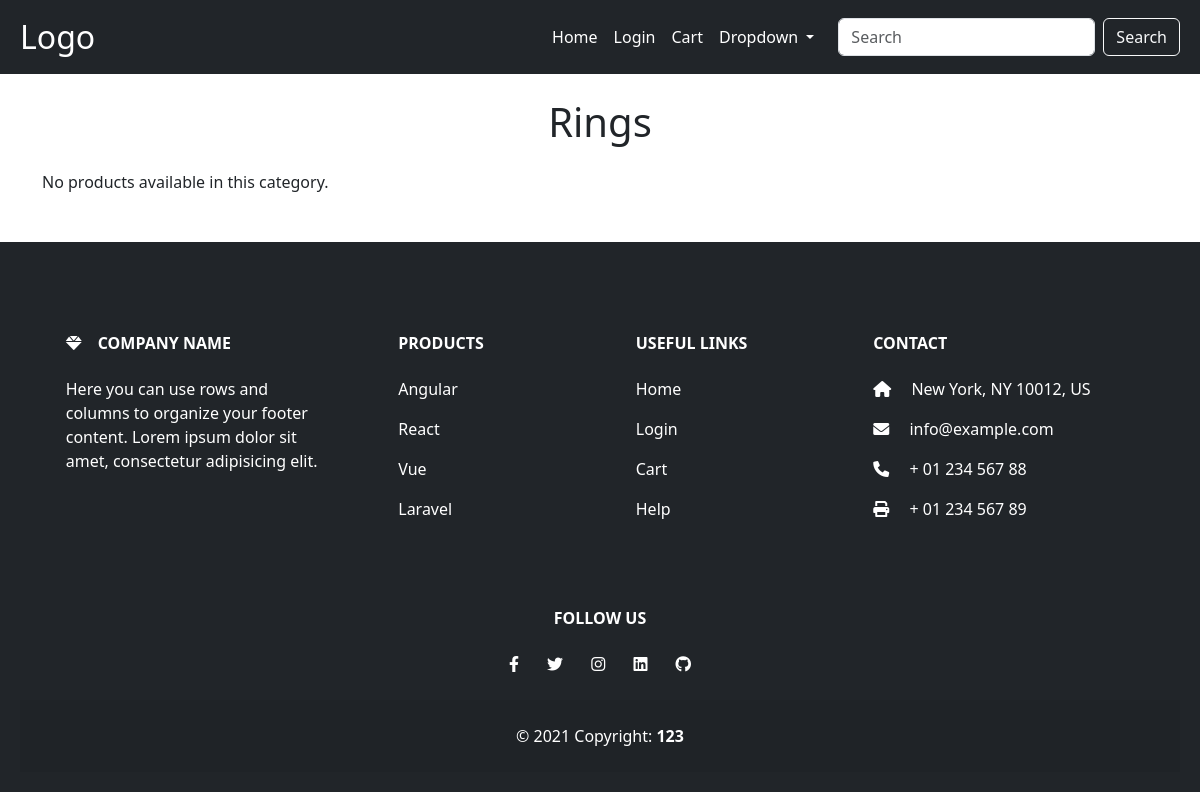
The app's page /category/1/, older data.
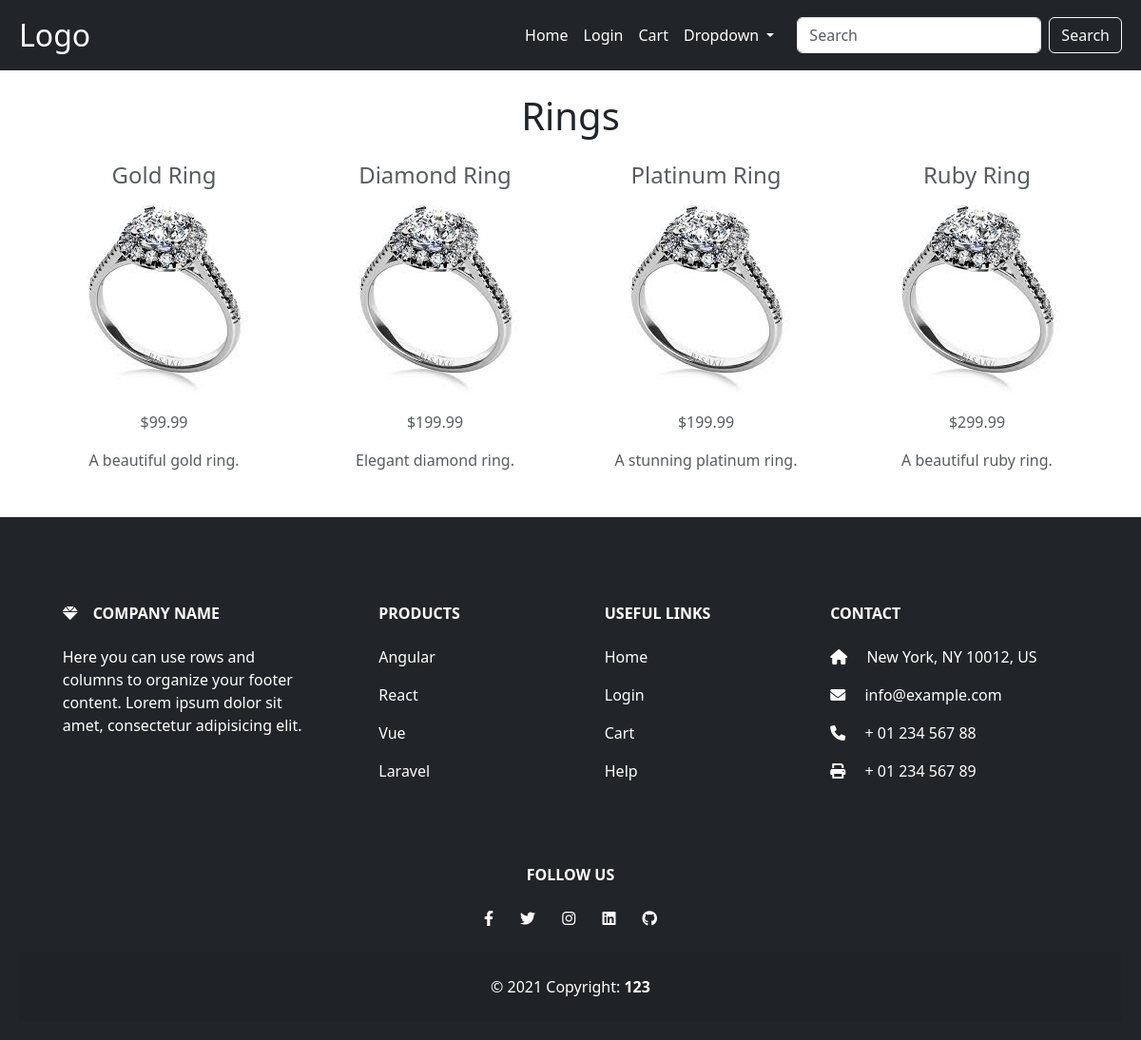
The same page, newer data.
### app1/models.py (models this page shows, shortened)
class ProductCategory(models.Model):
    name = models.CharField(max_length=100)
    image = models.CharField(max_length=255)  # Path to category image

class Product(models.Model):
    name = models.CharField(max_length=100)
    description = models.TextField(blank=True)
    price = models.DecimalField(max_digits=10, decimal_places=2)
    category = models.ForeignKey(ProductCategory, on_delete=models.CASCADE, related_name='products')
    image = models.CharField(max_length=255)  # Path to product image

### app1/views.py (the view)
# urls.py: path('category/<int:category_id>/', category_detail, name='category_detail'),  # New URL for category details
def category_detail(request, category_id):
    category = get_object_or_404(ProductCategory, id=category_id)
    products = category.products.all()  # This fetches products related to the category
    return render(request, 'category_detail.html', {'category': category, 'products': products})

### app1/templates/category_detail.html
{% extends 'base.html' %}
{% load static %}
{% block content %}
<div class="container">
    <h1 class="text-center my-4">{{ category.name }}</h1>
    <div class="row">
        {% if products %}
            {% for product in products %}
            <div class="col-md-3 text-center text-muted">
                <h4 class="fw-normal">{{ product.name }}</h4>
                <a href="{% url 'shop' %}?id={{ product.id }}">
                    <img src="{% static product.image %}" class="img-fluid" alt="{{ product.name }}">
                </a>
                <p>${{ product.price }}</p>
                <p>{{ product.description }}</p>
            </div>
            {% endfor %}
        {% else %}
            <p>No products available in this category.</p>
        {% endif %}
    </div>
</div>
{% endblock %}

### app1/templates/base.html (shortened to what this page needs)
<!DOCTYPE html>
<html lang="en">
<head>
  <link href="https://cdn.jsdelivr.net/npm/bootstrap@5.3.3/dist/css/bootstrap.min.css" rel="stylesheet">
  <link rel="stylesheet" href="https://cdnjs.cloudflare.com/ajax/libs/font-awesome/6.0.0-beta3/css/all.min.css">
</head>
<body>
    <nav class="navbar navbar-expand-lg sticky-top navbar-dark bg-dark text-danger py-2" style="padding-bottom: 20px;">
        <div class="container-fluid">
          <a class="navbar-brand fs-2 mx-2" href="{% url 'home' %}">Logo</a>
          <div class="collapse navbar-collapse" id="navbarSupportedContent">
            <ul class="navbar-nav mx-3 ms-auto mb-2 mb-lg-0">
              <li class="nav-item">
                <a class="nav-link active" aria-current="page" href="{% url 'home' %}">Home</a>
              </li>
              <li class="nav-item">
                {% if user.is_authenticated %}
                    <form method="POST" action="{% url 'logout' %}" style="display: inline;">
                        {% csrf_token %}
                        <button type="submit" class="nav-link text-white" style="border: none; background: none; cursor: pointer;">
                            Logout
                        </button>
                    </form>
                {% else %}
                    <a class="nav-link text-white" href="{% url 'login' %}">Login</a>
                {% endif %}
              </li>
              <li class="nav-item">
                <a class="nav-link text-white" href="{% url 'cart' %}">Cart</a>
              </li>
              <li class="nav-item dropdown">
                <a class="nav-link text-white dropdown-toggle" href="#" role="button" data-bs-toggle="dropdown" aria-expanded="false">
                  Dropdown
                </a>
              </li>
            </ul>
            <form class="d-flex" role="search">
              <input class="form-control me-auto" type="search" placeholder="Search" aria-label="Search">
              <button class="btn btn-outline-light mx-2" type="submit">Search</button>
            </form>
          </div>
        </div>
      </nav>
<div class="main-content mt-auto">
  {% block content %} {% endblock %}
</div>
<footer class="text-center text-lg-start text-white bg-dark">
  <section class="">
    <div class="container text-center text-md-start mt-5">
      <div class="row mt-3">
        <div class="col-md-3 col-lg-4 col-xl-3 mx-auto mb-4">
          <h6 class="text-uppercase fw-bold mb-4 footer-heading">
            <i class="fas fa-gem me-3"></i>Company name
          </h6>
          <p>
            Here you can use rows and columns to organize your footer content. Lorem ipsum
            dolor sit amet, consectetur adipisicing elit.
          </p>
        </div>
        <div class="col-md-2 col-lg-2 col-xl-2 mx-auto mb-4">
          <h6 class="text-uppercase fw-bold mb-4 footer-heading">
            Products
          </h6>
          <p><a href="#!" class="text-reset">Angular</a></p>
          <p><a href="#!" class="text-reset">React</a></p>
          <p><a href="#!" class="text-reset">Vue</a></p>
          <p><a href="#!" class="text-reset">Laravel</a></p>
        </div>
        <div class="col-md-3 col-lg-2 col-xl-2 mx-auto mb-4">
          <h6 class="text-uppercase fw-bold mb-4 footer-heading">
            Useful links
          </h6>
          <p><a href="#!" class="text-reset">Home</a></p>
          <p><a href="#!" class="text-reset">Login</a></p>
          <p><a href="#!" class="text-reset">Cart</a></p>
          <p><a href="#!" class="text-reset">Help</a></p>
        </div>
        <div class="col-md-4 col-lg-3 col-xl-3 mx-auto mb-md-0 mb-4">
          <h6 class="text-uppercase fw-bold mb-4 footer-heading">Contact</h6>
          <p><i class="fas fa-home me-3"></i> New York, NY 10012, US</p>
          <p><i class="fas fa-envelope me-3"></i> info@example.com</p>
          <p><i class="fas fa-phone me-3"></i> + 01 234 567 88</p>
          <p><i class="fas fa-print me-3"></i> + 01 234 567 89</p>
        </div>
      </div>
    </div>
  </section>
  <div class="text-center p-4">
    <h6 class="text-uppercase fw-bold mb-4 footer-heading">Follow Us</h6>
    <a href="" class="text-reset me-4"><i class="fab fa-facebook-f"></i></a>
    <a href="" class="text-reset me-4"><i class="fab fa-twitter"></i></a>
    <a href="" class="text-reset me-4"><i class="fab fa-instagram"></i></a>
    <a href="" class="text-reset me-4"><i class="fab fa-linkedin"></i></a>
    <a href="" class="text-reset"><i class="fab fa-github"></i></a>
  </div>
  <div class="text-center p-4" style="background-color: rgba(0, 0, 0, 0.05);">
    © 2021 Copyright:
    <a class="text-reset fw-bold" href="#">123</a>
  </div>
</footer>
</body>
</html>

### app1/templates/base.html (style rules this page uses)
a { color: white; text-decoration: none; }
.footer-heading { margin-top: 1.5rem; margin-bottom: 0.75rem; }
footer { padding: 20px; margin-top: 2rem; }

Row changes from the older to the newer data that the page shows:
added Product: name "Gold Ring", image (picture), price "99.99", description "A beautiful gold ring."
added Product: name "Diamond Ring", image (picture), price "199.99", description "Elegant diamond ring."
added Product: name "Platinum Ring", image (picture), price "199.99", description "A stunning platinum ring."
added Product: name "Ruby Ring", image (picture), price "299.99", description "A beautiful ruby ring."
Text that changed along with them:
text no longer shown: "No products available in this category."
